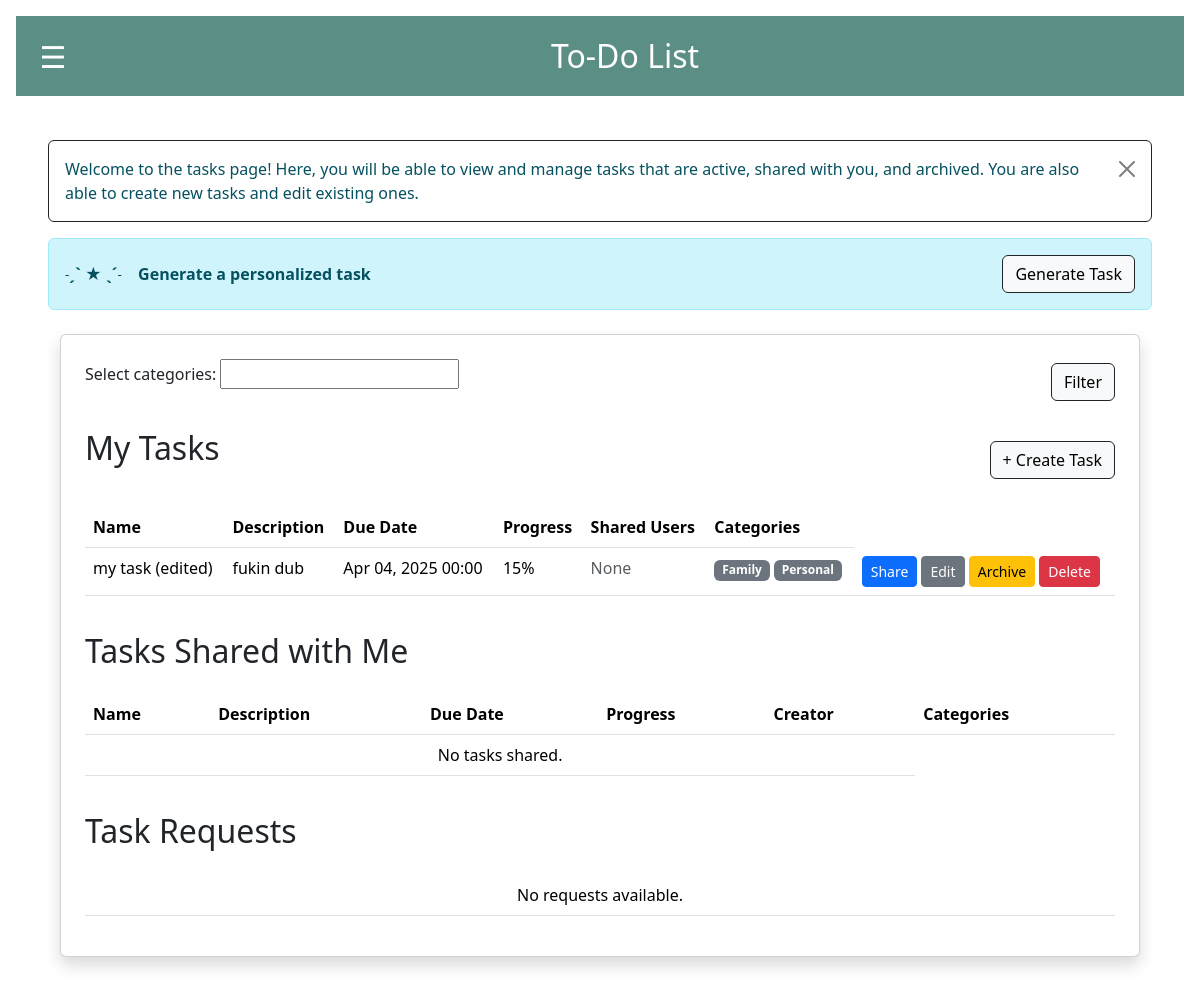
The page /tasks/ (signed in) on the database its author committed.
### todoapp/models.py (models this page shows, shortened)
class Task(models.Model):
    name = models.CharField(max_length=255)
    creator = models.ForeignKey(User, on_delete=models.CASCADE)
    description = models.TextField()
    due_date = models.DateTimeField()
    progress = models.IntegerField(default=0)
    is_completed = models.BooleanField(default=False)
    categories = models.ManyToManyField(Category, related_name="tasks", blank=True)
    assigned_users = models.ManyToManyField(User, related_name="assigned_tasks")
    notifications_enabled = models.BooleanField(default=False)

class Category(models.Model):
    name = models.CharField(max_length=50)

### todoapp/views.py (the view)
# urls.py: path('tasks/', views.task_view, name='task_view'),
@login_required(login_url='/')
def task_view(request):
    tasks = Task.objects.filter(
        Q(creator=request.user) | Q(assigned_users=request.user),
        Q(is_completed=False) | Q(is_completed=True, due_date__gte=timezone.now())
    ).distinct()
    task_requests = TaskCollabRequest.objects.filter(to_user=request.user)
    shared_tasks = Task.objects.filter(assigned_users=request.user)
    archived_tasks = Task.objects.filter(
        is_completed=True,
        due_date__lt=timezone.now()
    ).filter(
        Q(creator=request.user) | Q(assigned_users=request.user)
    ).distinct().order_by('-due_date')[:10]
    has_task = Task.objects.filter(creator=request.user).exists()
    form, filtered_tasks, shared_filtered_tasks = get_filtered_tasks(request)
    task_suggestion = get_ai_task_suggestion(request)
    suggested_name = task_suggestion.get('name', '') if task_suggestion else ''
    suggested_description = task_suggestion.get('description', '') if task_suggestion else ''
    suggested_categories = task_suggestion.get('categories', []) if task_suggestion else []
    return render(request, 'task_view.html', {
        'my_tasks': filtered_tasks,
        'task_requests': task_requests,
        'shared_tasks': shared_filtered_tasks,
        'vapid_key': settings.WEBPUSH_SETTINGS['VAPID_PUBLIC_KEY'],
        'archived_tasks': archived_tasks,
		'form': form,
        'suggested_name': suggested_name,
        'suggested_description': suggested_description,
        'suggested_categories': suggested_categories,
        'has_task': has_task
    })

### todoapp/forms.py
class FilterTasksForm(forms.Form):
    user_category_filter = forms.ModelMultipleChoiceField(
        queryset=Category.objects.all(),
        widget=ModelSelect2MultipleWidget(search_fields=['name__icontains']),
        required=False,
        label="Select categories:"
    )

### todoapp/context_processors.py (called while the page is built)
def vapid_key(request):
    return {
        'vapid_key': settings.VAPID_PUBLIC_KEY
    }

### todoapp/views.py (called while the page is built, shortened)
def get_filtered_tasks(request):
    form = FilterTasksForm(request.GET or None)
    my_filtered_tasks = Task.objects.filter(creator=request.user)
    shared_filtered_tasks = Task.objects.filter(assigned_users=request.user)
    return form, my_filtered_tasks, shared_filtered_tasks

### todoapp/templates/task_view.html (shortened to what this page needs)
{% extends 'base.html' %}
{% block content %}
{% block extra_css %}
    <link href="https://cdn.jsdelivr.net/npm/select2@4.0.13/dist/css/select2.min.css" rel="stylesheet" />
{% endblock %}
<div class="alert alert-info alert-dismissible fade show d-flex justify-content-between align-items-center flex-wrap gap-2 border border-dark" style="background-color:white;" role="alert">
    <p class="mb-0">
      Welcome to the tasks page! Here, you will be able to view and manage tasks that are active, shared with you, and archived. You are also able to create new tasks and edit existing ones.
    </p>
    <button type="button" class="btn-close" data-bs-dismiss="alert" aria-label="Close"></button>
  </div>
<div class="alert alert-info d-flex justify-content-between align-items-center flex-wrap gap-2" style="display: flex;">
    {% if suggested_name and has_task %}
            <p style= "margin-top: 10px;" title="Personalized tasks are suggested to you based on your activity and patterns! Click 'Add Task' to customize this task and add it to your calender."><b>˗ˏˋ ★ ˎˊ˗ &ensp; Task Suggestion: &ensp; </b> {{ suggested_name }}</p>
            <a href="{% url 'add_task' %}?name={{ suggested_name|urlencode }}&description={{ suggested_description|urlencode }}{% for cat in suggested_categories %}&categories={{ cat|urlencode }}{% endfor %}" class="btn btn-light border border-dark">
                Add Task
            </a>
    {% elif has_task and not suggested_name %}
        <strong>˗ˏˋ ★ ˎˊ˗ &ensp; Generate a personalized task</strong>
    {% else %}
            <strong>˗ˏˋ ★ ˎˊ˗ &ensp; Create a task first!</strong>
    {% endif %}
    {% if has_task %}
        <form method="get">
            <button name="generate-task" type="submit" class="btn btn-light border border-dark">Generate Task</button>
        </form>
    {% endif %}
</div>
<div class="container mt-4">
    <div class="card p-4 shadow">
        <div class="filter-form">
            <form method="get" title="Select a category to filter all tasks based on their category assignment." name="filter_tasks" class="d-flex justify-content-between align-items-center flex-wrap gap-2">
                {{ form.as_p }}
                <button type="submit" name="make-filter" class="btn btn-light border border-dark">Filter</button>
            </form>
        </div>
        <div class="title-card d-flex justify-content-between align-items-center mt-4 mb-3" style="margin-top:20px;">
            <h2 class="mb-4">My Tasks</h2>
            <a href="{% url 'add_task' %}" class="btn btn-light border border-dark">+ Create Task</a>
        </div>
        <table class="table">
            <tbody>
                <tr>
                    <th>Name</th>
                    <th>Description</th>
                    <th>Due Date</th>
                    <th>Progress</th>
                    <th>Shared Users</th>
                    <th>Categories</th>
                </tr>
                {% for task in my_tasks %}
                <tr>
                    <td>{{ task.name }}</td>
                    <td>{{ task.description }}</td>
                    <td>{{ task.due_date|date:"M d, Y H:i" }}</td>
                    <td>{{ task.progress }}%</td>
                    <td>
                        {% for user in task.assigned_users.all %}
                            <span class="badge bg-secondary">{{ user.username }}</span>
                        {% empty %}
                            <span class="text-muted">None</span>
                        {% endfor %}
                    </td>
                    <td>
                        {% for category in task.categories.all %}
                            <span class="badge bg-secondary">{{ category.name }}</span>
                        {% empty %}
                            <span class="text-muted">None</span>
                        {% endfor %}
                    </td>
                    <td>
                        <a class="btn btn-primary btn-sm" href="{% url 'share_task' task_id=task.id %}">Share</a>
                        <a class="btn btn-secondary btn-sm" href="{% url 'edit_task' task.id %}">Edit</a>
                        <a class="btn btn-warning btn-sm" href="{% url 'archive_task' task.id %}">Archive</a>
                        <button class="btn btn-danger btn-sm" onclick="confirmDelete({{ task.id }})">Delete</button>
                    </td>
                </tr>
                {% empty %}
                <tr>
                    <td colspan="5" class="text-center">No tasks available.</td>
                </tr>
                {% endfor %}
            </tbody>
        </table>
        <div class="title-card">
            <h2 class="mb-4" style="margin-top:20px;">Tasks Shared with Me</h2>
        </div>
        <table class="table">
                <tr>
                    <th>Name</th>
                    <th>Description</th>
                    <th>Due Date</th>
                    <th>Progress</th>
                    <th>Creator</th>
                    <th>Categories</th>
                </tr>
                {% for task in shared_tasks %}
                <tr>
                    <td>{{ task.name }}</td>
                    <td>{{ task.description }}</td>
                    <td>{{ task.due_date|date:"M d, Y H:i" }}</td>
                    <td>{{ task.progress }}%</td>
                    <td>{{ task.creator }}</td>
                    <td>
                        {% for category in task.categories.all %}
                            <span class="badge bg-secondary">{{ category.name }}</span>
                        {% empty %}
                            <span class="text-muted">None</span>
                        {% endfor %}
                    </td>
                    <td>
                        <div class="button-container">
                            <a class="btn btn-primary btn-sm" href="{% url 'share_task' task_id=task.id %}">Share</a>
                            <a href="{% url 'exit_task' task_id=task.id %}" class="btn btn-danger btn-sm">Exit</a>
                        </div>
                    </td>
                </tr>
                {% empty %}
                <tr>
                    <td colspan="5" class="text-center">No tasks shared.</td>
                </tr>
                {% endfor %}
        </table>
        <div class="title-card">
            <h2 class="mb-4" style="margin-top: 20px;">Task Requests</h2>
        </div>
        <table class="table">
            <tbody>
                {% if task_requests %}
                <tr>
                    <th>Name</th>
                    <th>Description</th>
                    <th>Due Date</th>
                    <th>Progress</th>
                    <th>Creator</th>
                    <th>Actions</th>
                </tr>
                {% for request in task_requests %}
                <tr>
                    <td>{{ request.task.name }}</td>
                    <td>{{ request.task.description }}</td>
                    <td>{{ request.task.due_date|date:"M d, Y H:i" }}</td>
                    <td>{{ request.task.progress }}</td>
                    <td>Shared from user {{request.task.creator}}</td>
                    <td>
                        <form method="post" action="{% url 'accept_task' request.id %}">
                            {% csrf_token %}
                            <button class="btn btn-primary btn-sm" name="accept_request">Accept</button>
                            <button class="btn btn-danger btn-sm" name="decline_request">Decline</button>
                        </form>
                    </td>
                </tr>
                {% endfor %}
                {% else %}
                <tr>
                    <td colspan="5" class="text-center">No requests available.</td>
                </tr>
                {% endif %}
            </tbody>
        </table>
    </div>
</div>
{% endblock %}

### todoapp/static/styles.css (style rules this page uses)
.title-card { display: flex; gap: 10px; }

### todoapp/templates/base.html (style rules this page uses)
body { margin: 0; }

### rows shown on the page
Task: name "my task (edited)", description "fukin dub", due_date "Apr 04, 2025 00:00", progress "15"
Category: name "Family"
Category: name "Personal"
